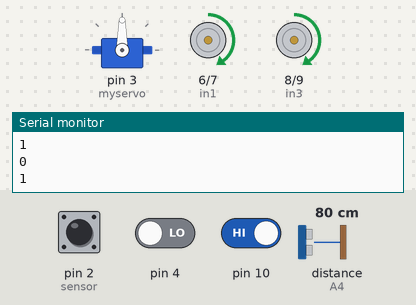
This sketch was run on a simulated Arduino Uno, built with avr-gcc and run on an emulated ATmega328P. On the bench: servo, motor-driver pin pairs drawn as motors (green arrow = first pin HIGH = forward, orange = second pin HIGH = backward, longer = more drive, scaled by the enable pin), the last lines printed to the serial monitor. Wiring (inferred from the names in the program): ultrasonic range finder: trigger A5; echo A4. The inputs (shaded band) are chosen by the test bench; at power-on: pin 4 LOW, pin 10 HIGH, pin 2 (sensor) HIGH, distance to the obstacle (sensor on A4) 80 cm. The echo pulse lasts 58.3 µs per cm.

Above: at 1.8 s.
1.9 s: pin 4 driven HIGH
At 3.6 s:
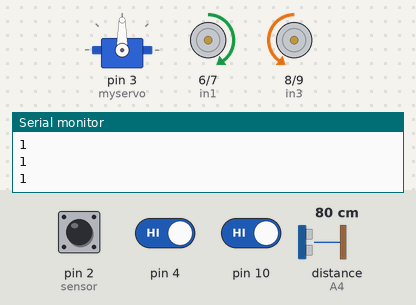
4.0 s: pin 10 driven LOW
At 5.0 s:
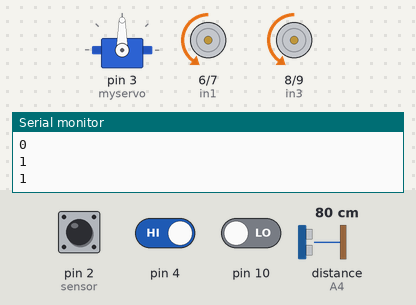
Timing chart, 0 to 7.0 s (numbered marks = the images above; inputs shaded):
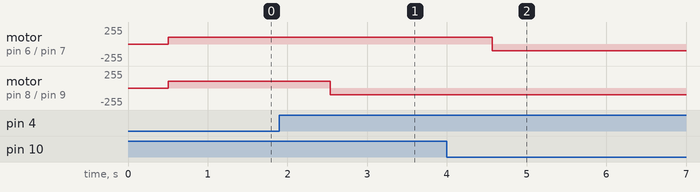

Measured:
- after the input at 1.9 s, motor on pin 8 (in3) / pin 9 (in4): forward 100/255 → backward 100/255 after 0.64 s
- after the input at 4.0 s, motor on pin 6 (in1) / pin 7 (in2): forward 100/255 → backward 100/255 after 0.57 s

The sketch:

Line_tracking_car.ino
```cpp
#define WHITE false
#define BLACK true
#include <Servo.h> //servo library
Servo myservo; // create servo object to control servo
int Echo = A4;
int Trig = A5;
int in1=6;
int in2=7;
int in3=8;
int in4=9;
int ENA=5;
int ENB=11;
int ABS=100;
int rightDistance = 0,leftDistance = 0,middleDistance = 0 ;
void _mForward()
{
  analogWrite(ENA,ABS);
  analogWrite(ENB,ABS);
  digitalWrite(in1,HIGH);//digital output
  digitalWrite(in2,LOW);
  digitalWrite(in3,LOW);
  digitalWrite(in4,HIGH);
  Serial.println("go forward!");
}

void _mBack()
{
  analogWrite(ENA,ABS);
  analogWrite(ENB,ABS);
  digitalWrite(in1,LOW);
  digitalWrite(in2,HIGH);
  digitalWrite(in3,HIGH);
  digitalWrite(in4,LOW);
  Serial.println("go back!");
}

void _mleft()
{
  analogWrite(ENA,ABS);
  analogWrite(ENB,ABS);
  digitalWrite(in1,HIGH);
  digitalWrite(in2,LOW);
  digitalWrite(in3,HIGH);
  digitalWrite(in4,LOW);
  Serial.println("go left!");
}

void _mright()
{
  analogWrite(ENA,ABS);
  analogWrite(ENB,ABS);
  digitalWrite(in1,LOW);
  digitalWrite(in2,HIGH);
  digitalWrite(in3,LOW);
  digitalWrite(in4,HIGH);
  Serial.println("go right!");
}
void _mStop()
{
   digitalWrite(ENA,LOW);
   digitalWrite(ENB,LOW);
   Serial.println("Stop!");
}

/*Ultrasonic distance measurement Sub function*/
int Distance_test()
{
  digitalWrite(Trig, LOW);
  delayMicroseconds(2);
  digitalWrite(Trig, HIGH);
  delayMicroseconds(20);
  digitalWrite(Trig, LOW);
  float Fdistance = pulseIn(Echo, HIGH);
  Fdistance= Fdistance/58;
  return (int)Fdistance;
}

void setup()
{
  myservo.attach(3);// attach servo on pin 3 to servo object
  Serial.begin(9600);
  pinMode(Echo, INPUT);
  pinMode(Trig, OUTPUT);
  pinMode(in1,OUTPUT);
  pinMode(in2,OUTPUT);
  pinMode(in3,OUTPUT);
  pinMode(in4,OUTPUT);
  pinMode(ENA,OUTPUT);
  pinMode(ENB,OUTPUT);
  _mStop();
}

void loop() {
  int left_sensor,middle_sensor,right_sensor;
  left_sensor=digitalRead(10);
  middle_sensor=digitalRead(4);
  right_sensor=digitalRead(2);
  Serial.println(left_sensor);
  Serial.println(middle_sensor);
  Serial.println(right_sensor);
  myservo.write(90);//setservo position according to scaled value
  delay(500);
  middleDistance = Distance_test();
  #ifdef send
  Serial.print("middleDistance=");
  Serial.println(middleDistance);
  #endif

//  if (middleDistance<=20){
//    _mStop();
//  }else {
  if((left_sensor==WHITE)&&(right_sensor==BLACK))
  {
    Serial.println("going right! RIGHT BLACK");
    _mright();          //The sensor detected that right car turn left immediately when it meets black line
    delay(2);
    while(1){
      left_sensor=digitalRead(2);         //Cycle to judge degree of intermediate sensor,
      if(left_sensor==WHITE)
      {
         _mright();                     //If middle_sensor==1 does not go to the middle position, continue to turn left.
         delay(2);
      } else {
         break;                      //Detection of middle_sensor==0 instructions turned over, out of the loop, detection of three sensors’ statusand then make appropriate action
      }
    }                                       //The following and so on
   }else if((left_sensor==BLACK)&&(right_sensor==WHITE)){
     Serial.println("going left! LEFT BLACK");
      _mleft();
      delay(2);
      while(1){
        right_sensor=digitalRead(2);
        if(right_sensor==WHITE){
          _mleft();
          delay(2);
        } else {
          break;
        }
      }
   }else if((middle_sensor==BLACK)&&(left_sensor==WHITE)&&(right_sensor==WHITE)){
    Serial.println("going forward! MIDDLE BLACK");
    _mForward();
    delay(2);
  }else if((middle_sensor==BLACK)&&(left_sensor==BLACK)&&(right_sensor==BLACK)){
     Serial.println("going forward! ALL BLACK");
    _mForward();
    delay(2);
   }
   else {
    Serial.println("spinning!");
      _mleft();
      delay(2);
    }
  //}

}
```
